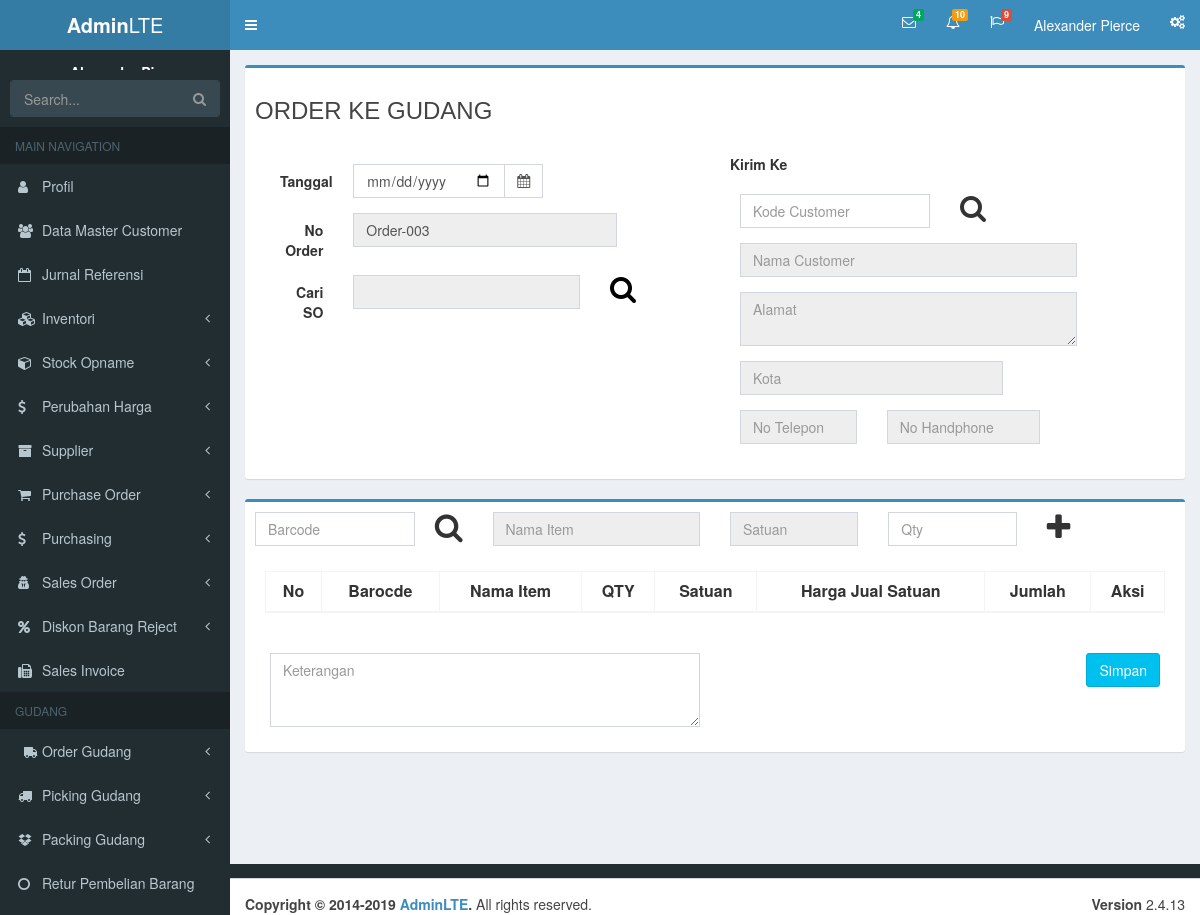
The app's page /order_gudang/input_order.php, older data.
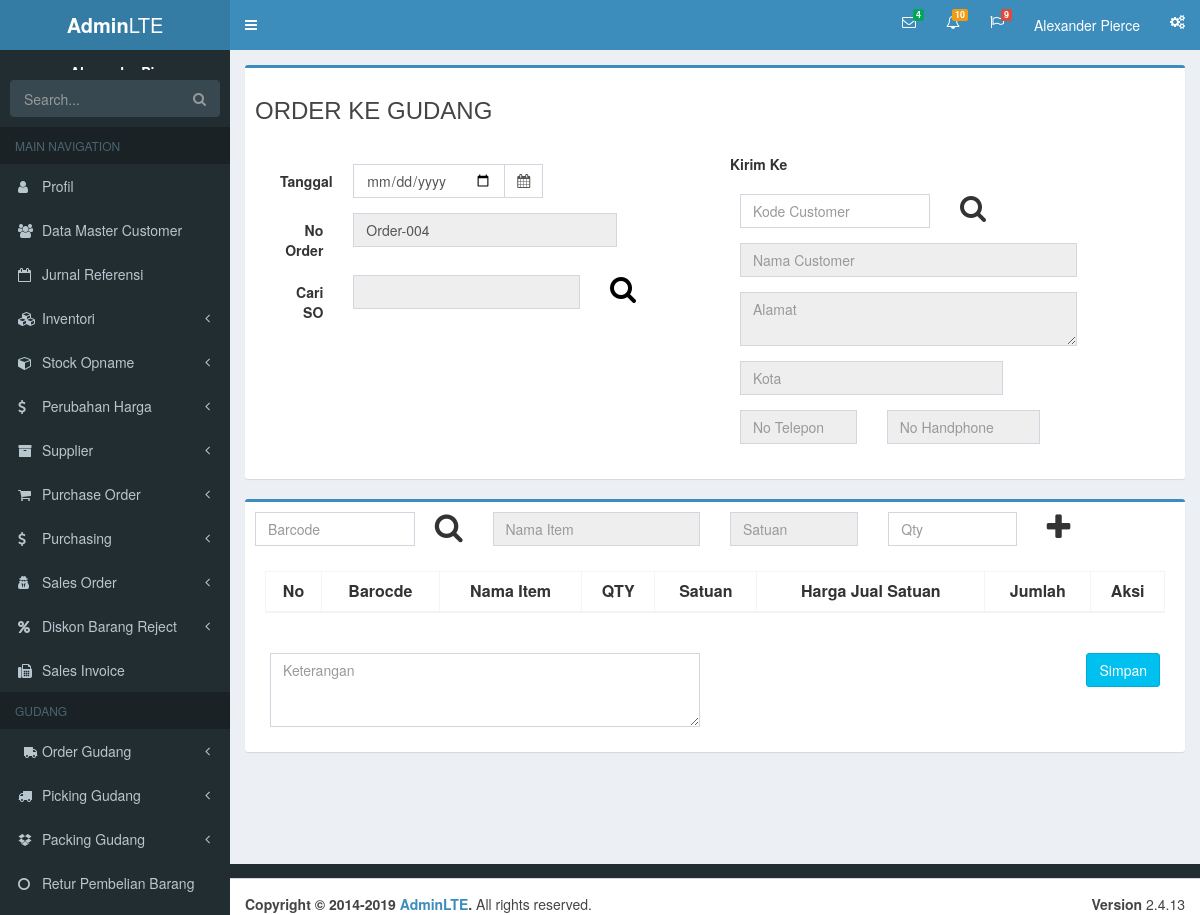
The same page, newer data.
### tables this page shows
CREATE TABLE `order_gudang` (
  `nomor_order` varchar(255) NOT NULL,
  `tanggal` date NOT NULL,
  `nomor_so` varchar(255) NOT NULL,
  `kode_customer` varchar(255) NOT NULL,
  `keterangan` varchar(255) NOT NULL,
  `total` varchar(255) NOT NULL,
  `created_at` timestamp NOT NULL DEFAULT current_timestamp(),
  `updated_at` timestamp NULL DEFAULT NULL ON UPDATE current_timestamp()
);

### env.php (called while the page is built, shortened)
<?php
$host = "localhost";
$user = "root";
$password = "";
$dbname = "brasco_pusat";
$conn = mysqli_connect($host, $user, $password, $dbname);
function query($query)
{
  global $conn;
  $result = mysqli_query($conn, $query);
  $rows = [];
  while ($row = mysqli_fetch_assoc($result)) {
    $rows[] = $row;
  }
  return $rows;
}
function tambahId($id, $prefix)
{
  $id = intval(substr($id, -3));
  if ($id < 9) {
    $id = $prefix . '-00' . ++$id;
  } else if ($id == 9) {
    $id = $prefix . '-010';
  } else if ($id < 99) {
    $id = $prefix . '-0' . ++$id;
  } else if ($id == 99) {
    $id = $prefix . '-100';
  } else {
    $id = $prefix . '-' . ++$id;
  }
  return $id;
}

### order_gudang/input_order.php (the view, shortened to what the changed rows need)
<?php
require '../env.php';
$query = query('SELECT * FROM order_gudang ORDER BY nomor_order DESC LIMIT 1');
if (!isset($query[0]['nomor_order'])) {
	$id = 'Order-001';
} else {
	$id = tambahId(strval($query[0]['nomor_order']), 'Order');
}
?>
<?php include('../templates/header.php') ?>
<form action="" method="POST">
	<div class="content-wrapper">
		<section class="content">
			<div class="box box-primary">
				<div class="box-body form-horizontal">
					<div class="col-sm-6">
						<div class="box-body">
							<div class="form-group">
								<div class="col-sm-8">
									<input type="text" class="form-control" name="no_order" value="<?= $id ?>" readonly>
								</div>
							</div>
						</div>
					</div>
				</div>
			</div>
			<div class="box box-primary">
				<div class="box-body">
					<div class="box-body">
						<div class="table-responsive">
							<table class="table table-bordered table-striped text-center ">
								<thead align="center">
									<tr>
										<th>
											<center>No</center>
										</th>
										<th>
											<center>Barocde</center>
										</th>
										<th>
											<center>Nama Item</center>
										</th>
										<th>
											<center>QTY</center>
										</th>
										<th>
											<center>Satuan</center>
										</th>
										<th>
											<center>Harga Jual Satuan</center>
										</th>
										<th>
											<center>Jumlah</center>
										</th>
										<th>
											<center>Aksi</center>
										</th>
									</tr>
								</thead>
							</table>
						</div>
					</div>
				</div>
		</section>
	</div>
</form>
<?php include('../templates/footer.php') ?>

Row changes from the older to the newer data that the page shows:
no longer on this page (row edited): order_gudang: no_order "Order-003"
added order_gudang: no_order "Order-004"
